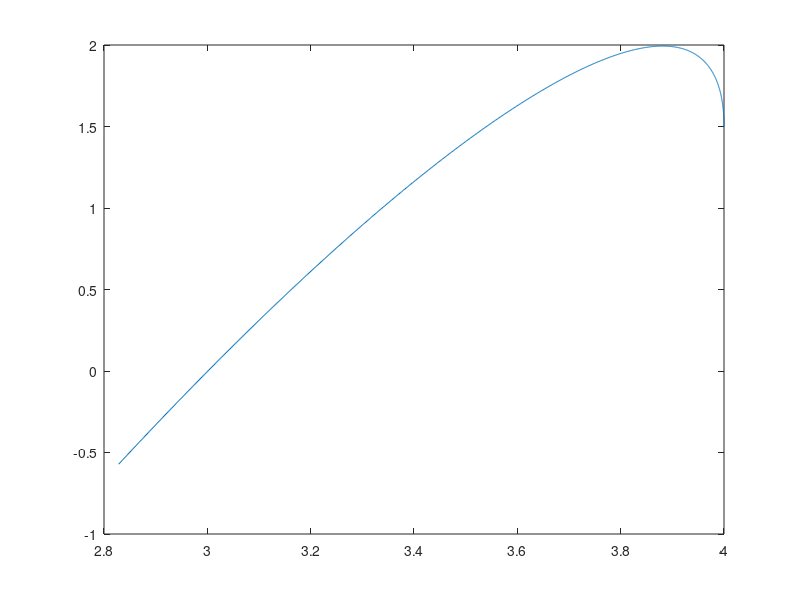

Recreate this plot in MATLAB.
t = linspace(0,1,1000);
initH = 1.5;
g = 9.8;
v0 = 4;
alpha0 = pi/4;
x = v0*cos(alpha0.*t);
y = initH + v0*sin(alpha0.*t) - 0.5*g.*t.^2;
t_gr = max(find(y>0));
plot(x,y);
